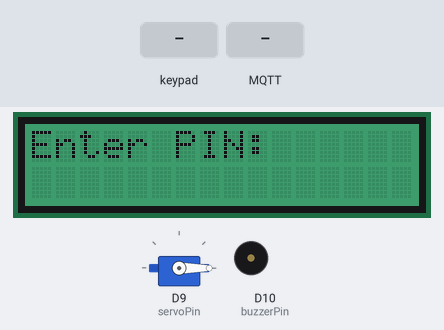
The sketch below on a simulated Arduino MKR. On the bench: 16×2 character LCD, servo, buzzer (waves = sounding). Inputs (shaded band) come from the test bench. WiFi joins after 1.5 s; servers stay silent unless stated; no MQTT or app messages arrive unless stated; not simulated (calls return 0 or success): WifiCreds.h; what the sketch prints to the serial monitor is not drawn.

Above: at 2.8 s.
2.9 s: keypad keys 1 4 3 2 pressed 0.4 s apart
At 5.2 s:
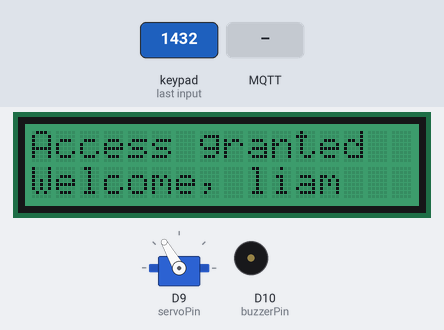
9.0 s: key '*' pressed
At 11.8 s:
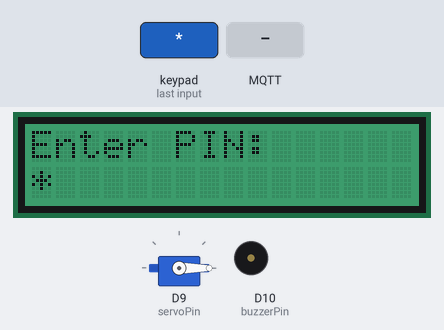
12.0 s: keypad keys 1 4 3 2 # pressed 0.4 s apart
At 13.9 s:
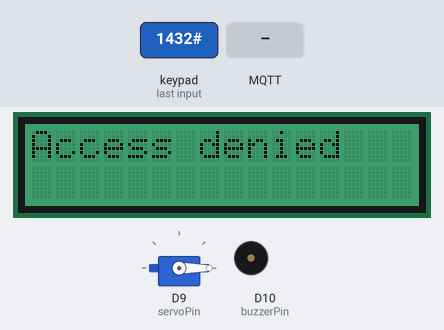
16.5 s: key '#' pressed
At 17.1 s:
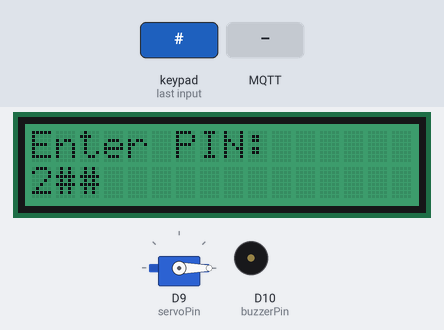
18.0 s: keypad keys 1 4 3 2 * pressed 0.4 s apart
At 20.86 s:
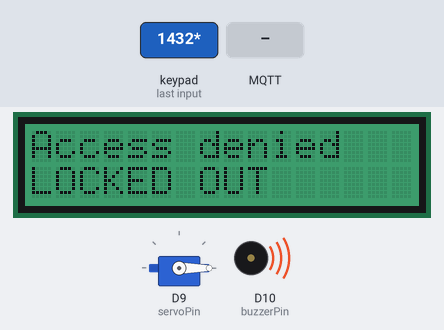
23.0 s: MQTT message "unlock" arrives on the first subscribed topic
At 26.8 s:
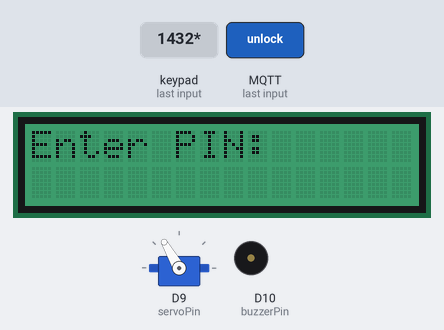
Timing chart, 0 to 27.0 s (numbered marks = the images above; inputs shaded):
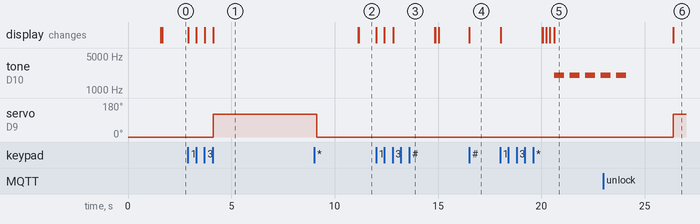

Measured:
- after the input at 2.9 s, servo on D9 (servoPin): 0° → 120° after 1.2 s; the display: first changes at once (image 1 shows a later state)
- after the input at 9.0 s, the display: first differs from a run without the input after 2.2 s (image 2)
- after the input at 12.0 s, the display: first changes at once (image 3 shows a later state)
- after the input at 16.5 s, the display: changes at once (image 4)
- after the input at 18.0 s, tone on D10 (buzzerPin): alternates 2000 Hz for 0.50 s and silent for 0.25 s, starting after 2.6 s; the display: first changes at once (image 5 shows a later state)
- after the input at 23.0 s, servo on D9 (servoPin): 0° → 120° after 3.4 s

The sketch:

project.ino
```cpp
#include <WiFiNINA.h>
#include <PubSubClient.h>
#include <WiFiSSLClient.h>
#include "WifiCreds.h"
#include <Wire.h>
#include <rgb_lcd.h>
#include <Servo.h>
#include <Keypad.h>


#define ROWS 4
#define COLS 3
String PinInput = "";

// WiFi Credentials
const char* ssid = WiFiSSID;
const char* password = WiFiPassword;

// MQTT broker details
const char* mqttServer = "49dcc968ea4a46e28a0488449edcbb8d.s1.eu.hivemq.cloud";
const int mqttPort = 8883;
const char* mqttUser = "hivemq.webclient.1747723393121";
const char* mqttPassword = "5l&$gs0IF3qySRZ?9;aC";
const char* mqttTopic = "DoorLockAccess";

WiFiSSLClient wifiClient; // Secure client for port 8883
PubSubClient client(wifiClient);

rgb_lcd lcd;
Servo lockServo;
const int servoPin = 9;

int failedAttempts = 0;
const int maxAttempts = 3;
bool lockedOut = false;
unsigned long lockoutTime = 0;
const unsigned long lockoutDuration = 10000; // 10 seconds
const int buzzerPin = 10;
const int switchPin = 12;

bool isLocked = true; // Start locked
bool wifiConnected = false;


struct Account {
  String name;
  String pin;
};

Account users[] = {
  {"liam", "1432"},
  {"linuki", "2844"},
  {"test", "1111"}
};

void callback(char* topic, byte* payload, unsigned int length) {
  String message;
  for (unsigned int i = 0; i < length; i++) {
    message += (char)payload[i];
  }
  message.trim();

  Serial.print("MQTT message received on topic ");
  Serial.print(topic);
  Serial.print(": ");
  Serial.println(message);

  if (message == "unlock" && isLocked) {
    Serial.println("Unlock command received");
    lockServo.write(120); // Unlock
    isLocked = false;
    Serial.println("Door unlocked");
  } else if (message == "lock" && !isLocked) {
    Serial.println("Lock command received");
    lockServo.write(0); // Lock
    isLocked = true;
    Serial.println("Door locked");
  }
}


void openDoor(int userIndex) {
  lockServo.write(120);
  isLocked = false;
  Serial.println("Door unlocked");

  String logMsg = "Access: " + users[userIndex].name;
  client.publish("DoorLockAccess", logMsg.c_str());

  delay(5000);

  lockServo.write(0);
  isLocked = true;
  Serial.println("Door relocked");

}

void lockDoor() {
  lockServo.write(0);  // Lock position
  isLocked = true;
  Serial.println("Door locked");
}

bool AccessCheck(String pin) {
  for (int i = 0; i < sizeof(users)/sizeof(users[0]); i++) {
    if (users[i].pin == pin) {
      failedAttempts = 0;
      lcd.clear();
      lcd.setCursor(0, 0);
      lcd.print("Access granted");
      lcd.setCursor(0, 1);
      lcd.print("Welcome, ");
      lcd.print(users[i].name);
      Serial.print("Access granted: ");
      Serial.println(users[i].name);
      openDoor(i);  // Unlock door
      return true;
    }
  }

  failedAttempts++;
  lcd.clear();
  lcd.setCursor(0, 0);
  lcd.print("Access denied");
  Serial.println("Access denied");

  if (failedAttempts >= maxAttempts) {
    lockedOut = true;
    lockoutTime = millis();
    lcd.setCursor(0, 1);
    lcd.print("LOCKED OUT");
    String lockdownLog = ("LOCKDOWN OCCURED!!");
    client.publish("DoorLockAccess", lockdownLog.c_str());

    for (int i = 0; i < 5; i++) {
      tone(buzzerPin, 2000);  // 2kHz tone
      delay(500);
      noTone(buzzerPin);
      delay(250);
    }
  }

  return false;
}

char keys[ROWS][COLS] = {
  {'9','6','3'},
  {'8','5','2'},
  {'7','4','1'},
  {'*','0','#'}
};

byte rowPins[ROWS] = {2, 3, 4, 5 };
byte colPins[COLS] = {6, 7, 8};

Keypad keypad = Keypad(makeKeymap(keys), rowPins, colPins, ROWS, COLS);

void backupSwitch() {
  static bool lastSwitchState = HIGH;
  bool switchState = digitalRead(switchPin);

  if (switchState != lastSwitchState) {
    delay(50);
    switchState = digitalRead(switchPin);

    if (switchState == LOW && isLocked) {
      Serial.println("Backup switch: Unlocking door");
      lockServo.write(120);
      isLocked = false;
      lcd.clear();
      lcd.setCursor(0, 0);
      lcd.print("Door Open");
    }
    else if (switchState == HIGH && !isLocked) {
      Serial.println("Backup switch: Locking door");
      lockServo.write(0);
      isLocked = true;
      lcd.clear();
      lcd.setCursor(0, 0);
      lcd.print("Door Closed");
    }
  }

  lastSwitchState = switchState;
}

void checkWiFi() {
  if (WiFi.status() != WL_CONNECTED) {
    if (wifiConnected) {
      Serial.println("WiFi lost, switching to offline mode.");
      lcd.clear();
      lcd.print("Offline mode");
      wifiConnected = false;
      client.disconnect();
    }


    static unsigned long lastAttemptTime = 0;
    unsigned long now = millis();

    if (now - lastAttemptTime > 5000) { // Try every 5 seconds
      Serial.println("Attempting to reconnect to WiFi...");
      WiFi.begin(ssid, password);
      lastAttemptTime = now;
    }

    // Allow door to work in offline mode
    backupSwitch();
  }
  else {
    if (!wifiConnected) {
      Serial.println("WiFi restored, reconnecting MQTT...");
      lcd.clear();
      lcd.print("WiFi connected");
      wifiConnected = true;

      client.setServer(mqttServer, mqttPort);
      client.setCallback(callback);

      while (!client.connected()) {
        Serial.print("Connecting to MQTT...");
        if (client.connect("NanoClient", mqttUser, mqttPassword)) {
          Serial.println("connected");
          client.subscribe(mqttTopic);
        } else {
          Serial.print("failed, rc=");
          Serial.print(client.state());
          delay(2000);
        }
      }
    }

    client.loop(); // Handle MQTT communication
  }
}


void setup() {
  Serial.begin(9600);

  pinMode(switchPin, INPUT_PULLUP);
  pinMode(buzzerPin, OUTPUT);

  lcd.begin(16, 2);
  lcd.setRGB(0, 128, 64);
  lcd.setCursor(0, 0);
  lcd.print("Connecting WiFi");

  WiFi.begin(ssid, password);
  unsigned long startAttemptTime = millis();

  while (WiFi.status() != WL_CONNECTED && millis() - startAttemptTime < 10000) {
    delay(500);
    Serial.print(".");
  }

  if (WiFi.status() == WL_CONNECTED) {
    Serial.println("\nWiFi connected.");
    lcd.clear();
    lcd.print("WiFi connected");
    wifiConnected = true;

    client.setServer(mqttServer, mqttPort);
    client.setCallback(callback);

    while (!client.connected()) {
      Serial.print("Connecting to MQTT...");
      if (client.connect("NanoClient", mqttUser, mqttPassword)) {
        Serial.println("connected");
        client.subscribe(mqttTopic);
      } else {
        Serial.print("failed");
        Serial.print(client.state());
        delay(2000);
      }
    }
  } else {
    Serial.println("\nWiFi connection failed, entering offline mode.");
    lcd.clear();
    lcd.print("Offline mode");
    wifiConnected = false;
  }


  lockServo.attach(servoPin);
  lockDoor();

  lcd.clear();
  lcd.setCursor(0, 0);
  lcd.print("Enter PIN:");
}

void loop() {
  checkWiFi();
  client.loop();

  if (lockedOut) {
    if (millis() - lockoutTime >= lockoutDuration) {
      lockedOut = false;
      failedAttempts = 0;
      lcd.clear();
      lcd.setCursor(0, 0);
      lcd.print("Enter PIN:");
      Serial.println("Lockout expired. Try again.");
    }
    return;
  }

  if (!lockedOut && wifiConnected) {

    char key = keypad.getKey();
    if (key) {
      PinInput += key;
      Serial.println(PinInput);
      lcd.setCursor(0, 1);
      lcd.print(PinInput);

      if (PinInput.length() == 4) {
        AccessCheck(PinInput);
        PinInput = "";
        delay(2000);
        lcd.clear();
        lcd.setCursor(0, 0);
        lcd.print("Enter PIN:");
      }
    }
  }
}
```
